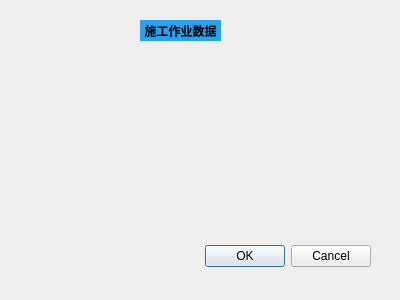
<?xml version="1.0" encoding="UTF-8"?>
<ui version="4.0">
 <class>workdata_pingdi</class>
 <widget class="QDialog" name="workdata_pingdi">
  <property name="geometry">
   <rect>
    <x>0</x>
    <y>0</y>
    <width>400</width>
    <height>300</height>
   </rect>
  </property>
  <property name="windowTitle">
   <string>Dialog</string>
  </property>
  <widget class="QDialogButtonBox" name="buttonBox">
   <property name="geometry">
    <rect>
     <x>30</x>
     <y>240</y>
     <width>341</width>
     <height>32</height>
    </rect>
   </property>
   <property name="orientation">
    <enum>Qt::Horizontal</enum>
   </property>
   <property name="standardButtons">
    <set>QDialogButtonBox::Cancel|QDialogButtonBox::Ok</set>
   </property>
  </widget>
  <widget class="QLabel" name="label_67">
   <property name="geometry">
    <rect>
     <x>140</x>
     <y>20</y>
     <width>81</width>
     <height>21</height>
    </rect>
   </property>
   <property name="font">
    <font>
     <pointsize>9</pointsize>
     <weight>75</weight>
     <bold>true</bold>
    </font>
   </property>
   <property name="styleSheet">
    <string notr="true">background-color:rgb(37, 162, 242);</string>
   </property>
   <property name="text">
    <string>施工作业数据</string>
   </property>
   <property name="alignment">
    <set>Qt::AlignCenter</set>
   </property>
  </widget>
 </widget>
 <resources/>
 <connections>
  <connection>
   <sender>buttonBox</sender>
   <signal>accepted()</signal>
   <receiver>workdata_pingdi</receiver>
   <slot>accept()</slot>
   <hints>
    <hint type="sourcelabel">
     <x>248</x>
     <y>254</y>
    </hint>
    <hint type="destinationlabel">
     <x>157</x>
     <y>274</y>
    </hint>
   </hints>
  </connection>
  <connection>
   <sender>buttonBox</sender>
   <signal>rejected()</signal>
   <receiver>workdata_pingdi</receiver>
   <slot>reject()</slot>
   <hints>
    <hint type="sourcelabel">
     <x>316</x>
     <y>260</y>
    </hint>
    <hint type="destinationlabel">
     <x>286</x>
     <y>274</y>
    </hint>
   </hints>
  </connection>
 </connections>
</ui>
